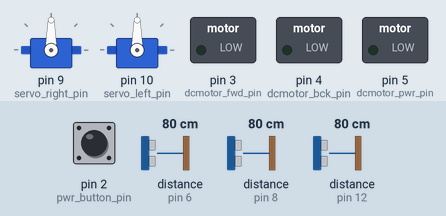
This sketch was run on a simulated Arduino Uno, built with avr-gcc and run on an emulated ATmega328P. Parts: 2 × servo, switched loads named in the sketch (green lamp = pin HIGH). Inputs (shaded band) come from the test bench; at power-on: pin 2 (pwr_button_pin) LOW, distance to the obstacle (sensors on pin 8, pin 6, pin 12) 80 cm. The echo pulse lasts 58.3 µs per cm.

Above: at 1.2 s.
1.3 s: pin 2 (pwr_button_pin) pulled HIGH for 1 s
At 3.0 s:
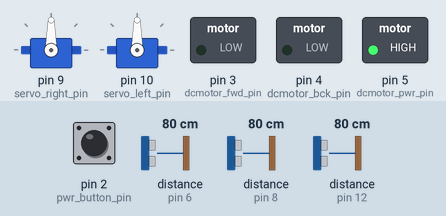
3.8 s: distance to the obstacle (sensor on pin 8) set to 53 cm
5.3 s: distance to the obstacle (sensor on pin 8) set to 44 cm
At 6.0 s:
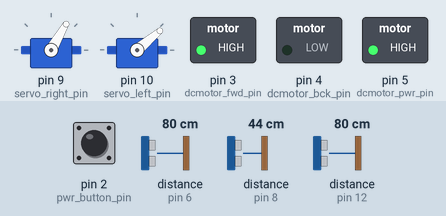
6.9 s: pin 2 (pwr_button_pin) pulled HIGH for 0.15 s
8.5 s: distance to the obstacle (sensor on pin 8) set to 17 cm
10.0 s: distance to the obstacle (sensor on pin 8) set to 13 cm
At 10.5 s:
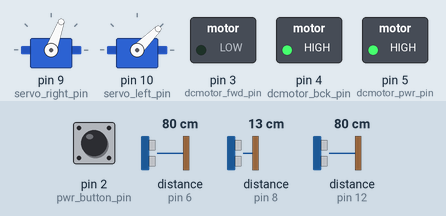
Timing chart, 0 to 12.6 s (numbered marks = the images above; inputs shaded):
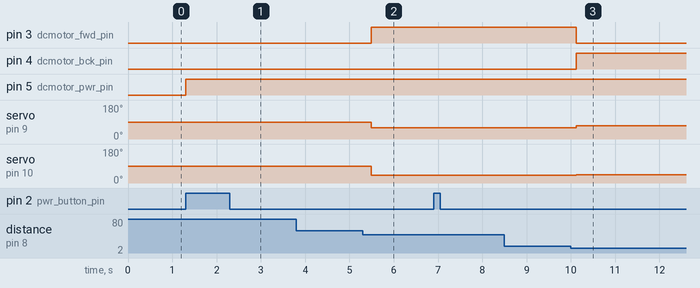

Measured:
- the behaviour switches between 49 and 48 cm on distance to the obstacle (sensor on pin 8) (found by bisection; images 1 and 2)
- the behaviour switches between 16 and 15 cm on distance to the obstacle (sensor on pin 8) (found by bisection; images 2 and 3)
- after the input at 1.3 s, pin 5 (dcmotor_pwr_pin): LOW → HIGH at once
- after the input at 3.8 s, every drawn part: stays the same
- after the input at 5.3 s, pin 3 (dcmotor_fwd_pin): LOW → HIGH after 0.19 s; servo on pin 9 (servo_right_pin): 90° → 60° after 0.19 s; servo on pin 10 (servo_left_pin): 90° → 40° after 0.19 s
- after the input at 8.5 s, every drawn part: stays the same
- after the input at 10.0 s, pin 3 (dcmotor_fwd_pin): HIGH → LOW after 0.12 s; pin 4 (dcmotor_bck_pin): LOW → HIGH after 0.12 s; servo on pin 9 (servo_right_pin): 60° → 70° after 0.12 s; servo on pin 10 (servo_left_pin): 40° → 45° after 0.12 s

The sketch:

degree-robot.ino
```cpp
// (licence header left out)
#include <NewPing.h>
#include <Servo.h>

// @! Defines
#define DISTANCE_MATRIX_ROWS 10
#define DISTANCE_MATRIX_COLUMNS 3
#define DISTANCE_MATRIX_DEFAULT_DISTANCE 50
#define DISTANCE_MATRIX_COL_RIGHT 2
#define DISTANCE_MATRIX_COL_CENTER 1
#define DISTANCE_MATRIX_COL_LEFT 0

// @! Types
typedef unsigned long millis_t;
typedef unsigned int cm_t; // Centimeters

typedef enum DeviceState {
    StateRunning,
    StateStopped
} DeviceState;

typedef enum MotorDirection {
    MotorForward,
    MotorBackward
} MotorDirection;

typedef enum ServoDirection {
    ServoLeft,
    ServoCenter,
    ServoRight
} ServoDirection;

typedef enum PowerState {
    PowerOn,
    PowerOff
} PowerState;

typedef enum MovementDirection {
    DirectionForward,
    DirectionRight,
    DirectionLeft,
    DirectionBackward
} MovementDirection;

// @! Pinout definition

// Servo
const byte servo_right_pin = 9; // Right servo pin
const byte servo_left_pin = 10; // Left servo pin
// Distance sensors
const byte distsensor_trigger_left_pin = 13;
const byte distsensor_echo_left_pin = 12;
const byte distsensor_trigger_central_pin = 11;
const byte distsensor_echo_central_pin = 8;
const byte distsensor_trigger_right_pin = 7;
const byte distsensor_echo_right_pin = 6;
// DcMotors
const byte dcmotor_pwr_pin = 5; // Gives power to dcmotors
const byte dcmotor_fwd_pin = 3; // If HIGH, dcmotor moves "forward"
const byte dcmotor_bck_pin = 4; // If HIGH, dcmotor moves "backward"
// Misc
const byte pwr_button_pin = 2; // Service / Stop button

// @! Globals
// Matrix
cm_t distance_matrix[DISTANCE_MATRIX_ROWS][DISTANCE_MATRIX_COLUMNS] = { DISTANCE_MATRIX_DEFAULT_DISTANCE }; // Stores last 10 records of distance in centimeters NOTE: newer values at first indexes
// Dist sensors
NewPing ping_left = NewPing(distsensor_trigger_left_pin, distsensor_echo_left_pin, 150);
NewPing ping_central = NewPing(distsensor_trigger_central_pin, distsensor_echo_central_pin, 150);
NewPing ping_right = NewPing(distsensor_trigger_right_pin, distsensor_echo_right_pin, 150);
// Servos
Servo servo_right;
Servo servo_left;
// Current device state NOTE: start as stopped
DeviceState dev_state = StateStopped;
millis_t last_distance_fetch = 0;
bool state_changed = false;
MovementDirection last_direction = DirectionForward;

// @! Constants
const millis_t max_millis = 4294967295;
const millis_t fetch_interval = 500; // Distance Fetch interval

// @! Functions

// Hardware functions

/**
 * @brief set motor direction
 * @param direction
 */

void set_motor_direction(const MotorDirection direction) {
    switch (direction) {
        case MotorForward:
        digitalWrite(dcmotor_fwd_pin, HIGH);
        digitalWrite(dcmotor_bck_pin, LOW);
        break;
        case MotorBackward:
        digitalWrite(dcmotor_fwd_pin, LOW);
        digitalWrite(dcmotor_bck_pin, HIGH);
        break;
    }
}

/**
 * @brief change servo direction to steer
 * @param direction
 */

void steer(const ServoDirection direction) {
    switch (direction) {
        case ServoRight:
        servo_right.write(85);
        servo_left.write(52);
        break;
        case ServoCenter:
        servo_right.write(70);
        servo_left.write(45);
        break;
        case ServoLeft:
        servo_right.write(60);
        servo_left.write(40);
        break;
    }
}

/**
 * @brief set logical power state
 * @param power
 */

void set_power_state(const PowerState power) {
    switch (power) {
        case PowerOn:
        digitalWrite(dcmotor_pwr_pin, HIGH);
        break;
        case PowerOff:
        digitalWrite(dcmotor_pwr_pin, LOW);
        break;
    }
}

/**
 * @brief read distance from distance sensor
 * @param sensor
 * @return centimeters
 */

cm_t read_distance_from_sensor(NewPing* sensor) {
    const unsigned int distance = sensor->ping();
    return sensor->convert_cm(distance);
}

// Distance matrix functions

/**
 * @brief reset direction matrix
 */

void reset_distance_matrix() {
    for (unsigned int i = 0; i < DISTANCE_MATRIX_ROWS; i++) {
        for (unsigned int j = 0; j < DISTANCE_MATRIX_COLUMNS; j++) {
            distance_matrix[i][j] = DISTANCE_MATRIX_DEFAULT_DISTANCE;
        }
    }
}

/**
 * @brief write a new row in the distance matrix. Previous rows are shifted back
 * @param distance_left
 * @param distance_center
 * @param distance_right
 */

void write_distance_matrix_row(cm_t distance_left, cm_t distance_center, cm_t distance_right) {
    // Shift all matrix elements right
    cm_t tmp = 0;
    for (unsigned int i = DISTANCE_MATRIX_ROWS - 1; i > 0; i--) {
        for (unsigned int j = 0; j < DISTANCE_MATRIX_COLUMNS; j++) {
            distance_matrix[i][j] = distance_matrix[i - 1][j];
        }
    }
    // Write new values at the beginning of matrix
    distance_matrix[0][DISTANCE_MATRIX_COL_LEFT] = distance_left;
    distance_matrix[0][DISTANCE_MATRIX_COL_CENTER] = distance_center;
    distance_matrix[0][DISTANCE_MATRIX_COL_RIGHT] = distance_right;
}

// @! Path calc functions

/**
 * @brief calculate the "average" direction on a distance; newer values are more important in calculating the distance
 * @param distances
 * @return avg
 */

cm_t calc_avg_direction_distance(cm_t distances[]) {
    cm_t avg = 0;
    float factor = 2.0;
    for (unsigned int i = 0; i < DISTANCE_MATRIX_ROWS; i++) {
        avg += (distances[i] * factor);
        factor *= 0.8;
    }
    // Finally divide avg by rows
    return avg / DISTANCE_MATRIX_ROWS;
}

/**
 * @brief calculate the direction the device has to take
 * @return direction
 */

MovementDirection calculate_direction() {
    // Check if it is possible to keep going forward
    if (distance_matrix[0][DISTANCE_MATRIX_COL_CENTER] >= 50) { // 50 centimeters
        return DirectionForward;
    }
    // Check anti-collision (backward)
    if (distance_matrix[0][DISTANCE_MATRIX_COL_CENTER] <= 15) { // 15 centimeters
        return DirectionBackward;
    }
    // The device must steer right/left; let's get the direction it must turn
    // Copy distances to array
    cm_t left_side[DISTANCE_MATRIX_ROWS];
    cm_t right_side[DISTANCE_MATRIX_ROWS];
    for (unsigned int i = 0; i < DISTANCE_MATRIX_ROWS; i++) {
        left_side[i] = distance_matrix[i][DISTANCE_MATRIX_COL_LEFT];
        right_side[i] = distance_matrix[i][DISTANCE_MATRIX_COL_RIGHT];
    }
    // The bigger average, is the one where there's more space
    const cm_t avg_distance_left = calc_avg_direction_distance(left_side);
    const cm_t avg_distance_right = calc_avg_direction_distance(right_side);
    if (avg_distance_left >= avg_distance_right) {
        return DirectionLeft;
    } else {
        return DirectionRight;
    }
}

// @! Misc

/**
 * @brief checks whether the fetch interval between `now` and `last_distance_fetch` has elapsed
 * @return bool
 */

bool has_fetch_interval_elapsed() {
    const millis_t t_now = millis();
    // Calculate elapsed_time. NOTE: Time overflows after reaching max_millis; so check if time overflowed
    const millis_t elapsed_time = (t_now >= last_distance_fetch) ? (t_now - last_distance_fetch) : ((max_millis - last_distance_fetch) + t_now);
    // Return true if elapsed_timr >= fetch_interval
    return elapsed_time >= fetch_interval;
}

// @! Machine state functions

/**
 * @brief main function for running state
 */

void run() {
    // Check if fetch_interval has elapsed
    if (has_fetch_interval_elapsed()) {
        // Read distances from sensors
        const cm_t left_sensor_distance = read_distance_from_sensor(&ping_left);
        const cm_t center_sensor_distance = read_distance_from_sensor(&ping_central);
        const cm_t right_sensor_distance = read_distance_from_sensor(&ping_right);
        // Update matrix
        write_distance_matrix_row(left_sensor_distance, center_sensor_distance, left_sensor_distance);
        // Update last fetch time
        last_distance_fetch = millis();
        // Calculate direction
        const MovementDirection direction = calculate_direction();
        if (last_direction != direction) {
            // Switch on direction and move device
            switch (direction) {
                case DirectionBackward:
                set_motor_direction(MotorBackward);
                steer(ServoCenter);
                break;
                case DirectionForward:
                set_motor_direction(MotorForward);
                steer(ServoCenter);
                break;
                case DirectionLeft:
                set_motor_direction(MotorForward);
                steer(ServoLeft);
                break;
                case DirectionRight:
                set_motor_direction(MotorForward);
                steer(ServoRight);
                break;
            }
        }
        last_direction = direction;
    }
    delay(50);
}

// @! Arduino loop / setup

void setup() {
    // Setup PINs
    pinMode(dcmotor_pwr_pin, OUTPUT);
    pinMode(dcmotor_fwd_pin, OUTPUT);
    pinMode(dcmotor_bck_pin, OUTPUT);
    pinMode(pwr_button_pin, INPUT);
    // Configure servo
    servo_right.attach(servo_right_pin);
    servo_left.attach(servo_left_pin);
}

void loop() {
    // Read power button
    if (digitalRead(pwr_button_pin) == HIGH) {
        dev_state = (dev_state == StateRunning) ? StateStopped : StateRunning;
        state_changed = true;
    }
    // Machine state
    if (dev_state == StateRunning) {
        // If state changed, turn power on
        if (state_changed) {
            set_power_state(PowerOn);
        }
        // Run
        run();
    } else if (dev_state == StateStopped) {
        // If state changed, turn power OFF
        if (state_changed) {
            set_power_state(PowerOff);
        }
    }
}
```
